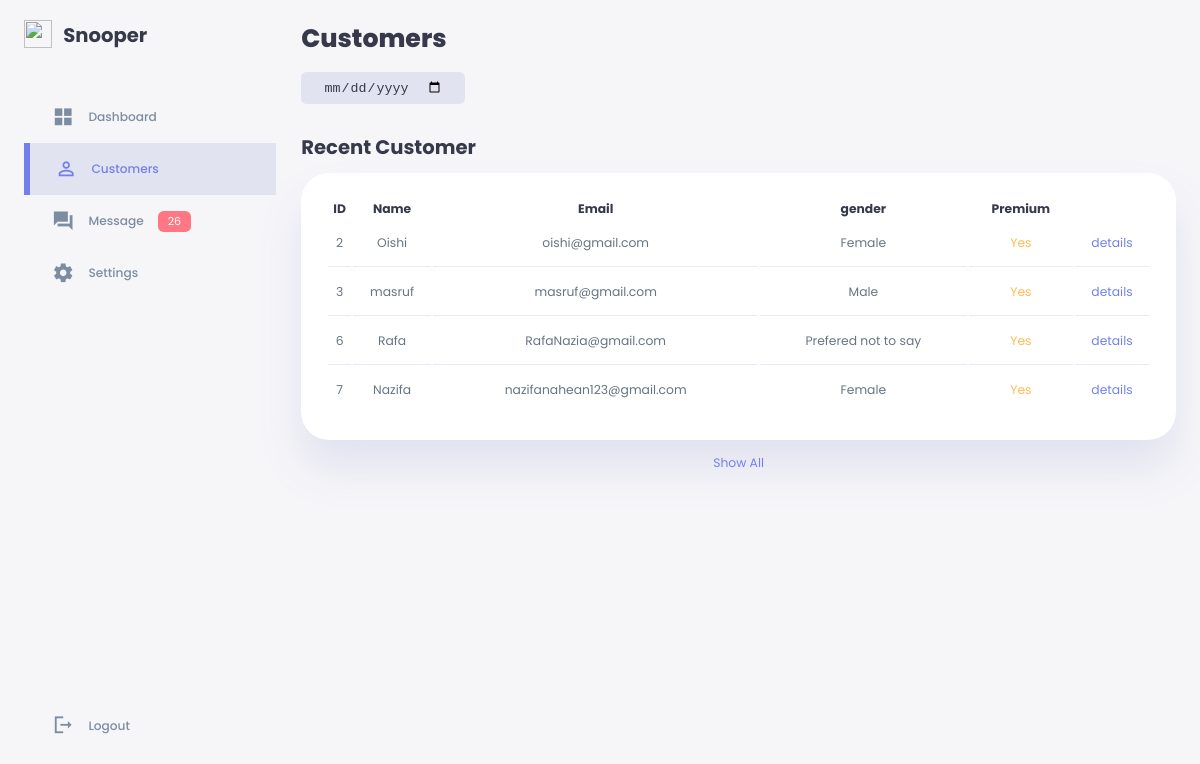
Page /admin/customers-info on the committed database.
### website/models.py (models this page shows)
class User(db.Model, UserMixin):
    id = db.Column(db.Integer, db.Sequence('seq_reg_id', start=1, increment=1),primary_key=True)
    first_name = db.Column(db.String(150))
    last_name = db.Column(db.String(150))
    email = db.Column(db.String(50),unique = True)
    phone_number = db.Column(db.String(11))
    password = db.Column(db.String(8))
    occupation = db.Column(db.String(10))
    date_of_birth =db.Column(db.Date)
    gender = db.Column(db.String(20))

### website/admin.py (the view)
@admin.route('/customers-info')
def customers_info():
    customers = User.query.all()
    return render_template("customers_info.html",customers=customers)

### website/templates/customers_info.html
{% extends 'base_admin.html' %} {% block content %}
<link
  rel="stylesheet"
  href="{{ url_for('static', filename='css/admin_dashboard.css') }}"
/>
<main>
  <h1>Customers</h1>
  <div class="date">
    <input type="date" />
  </div>
  <div class="recent-customers">
    <h2>Recent Customer</h2>
    <table>
      <thead>
        <tr>
          <th>ID</th>
          <th>Name</th>
          <th>Email</th>
          <th>gender</th>
          <th>Premium</th>
          <th></th>
        </tr>
      </thead>
      <tbody>
        {% for customer in customers %}
        <tr>
          <td>{{customer.id}}</td>
          <td>{{customer.first_name}}</td>
          <td>{{customer.email}}</td>
          <td>{{customer.gender}}</td>
          <td class="warning">Yes</td>
          <td class="primary"><a href="/details/{{customer.id}}">details</a></td>
        </tr>
        {% endfor %}
      </tbody>
    </table>
    <a href="#">Show All</a>
  </div>
</main>
{% endblock content %}

### website/static/css/base_admin.css (style rules this page uses)
:root { --color-primary: #7380ec; --color-background: #f6f6f9; --color-light: rgba(132, 139, 200, 0.18); --color-dark: #363949; --color-info-dark: #7d8da1; --color-dark-variant: #677483; --color-danger: #ff7782; --color-success: #41f1b6; --color-warning: #ffbb55; --color-white: #fff; --card-border-radius: 2rem; --border-radius-1: 0.4rem; --border-radius-2: 0.8rem; --border-radius-3: 1.2rem; --card-padding: 1.8rem; --padding-1: 1.2rem; --box-shadow: 0 2rem 3rem var(--color-light); }
* { margin: 0; padding: 0; outline: 0; appearance: none; border: 0; text-decoration: none; list-style: none; box-sizing: border-box; }
html { font-size: 14px; }
body { width: 100vw; height: 100vh; font-family: poppins, sans-serif; font-size: 0.88rem; background: var(--color-background); user-select: none; overflow-x: hidden; color: var(--color-dark); }
a { color: var(--color-dark); }
h1 { font-weight: 800; font-size: 1.8rem; }
h2 { font-size: 1.4rem; }
.primary { color: var(--color-primary); }
.warning { color: var(--color-warning); }

### website/static/css/admin_dashboard.css (style rules this page uses)
main { margin-top: 1.4rem; }
main .date { display: inline-block; background: var(--color-light); border-radius: var(--border-radius-1); margin-top: 1rem; padding: 0.5rem 1.6rem; }
main .date input[type="date"] { background: transparent; color: var(--color-dark); }
main .recent-customers { margin-top: 2rem; }
main .recent-customers h2 { margin-bottom: 0.8rem; }
main .recent-customers table { background: var(--color-white); width: 100%; border-radius: var(--card-border-radius); padding: var(--card-padding); text-align: center; box-shadow: var(--box-shadow); transition: all 300ms ease; }
main table tbody td { height: 2.8rem; border-bottom: 1px solid var(--color-light); color: var(--color-dark-variant); }
main table tbody tr:last-child td { border: none; }
main .recent-customers a { text-align: center; display: block; margin: 1rem auto; color: var(--color-primary); }

### rows in the picture
User: id "2", first_name "Oishi", email "oishi@gmail.com", gender "Female"
User: id "3", first_name "masruf", email "masruf@gmail.com", gender "Male"
User: id "6", first_name "Rafa", email "RafaNazia@gmail.com", gender "Prefered not to say"
User: id "7", first_name "Nazifa", email "nazifanahean123@gmail.com", gender "Female"
